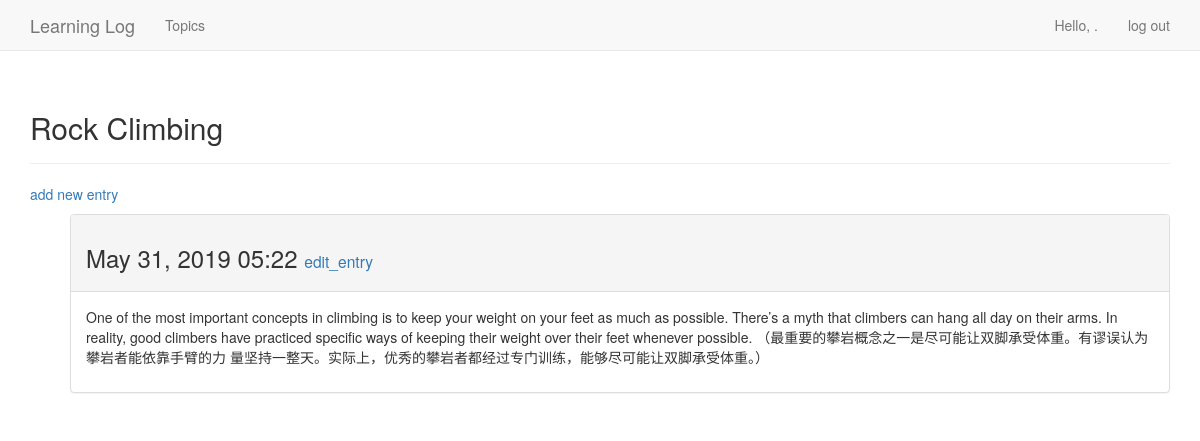
The page /topics/2/ (signed in) on the database its author committed.
### learning_logs/models.py (models this page shows, shortened)
class Topic(models.Model):
    text = models.CharField(max_length=200)
    data_added = models.DateTimeField(auto_now_add=True)
    owner = models.ForeignKey(User, on_delete=models.CASCADE)
    def __str__(self):
        return self.text

class Entry(models.Model):
    topic = models.ForeignKey(Topic, on_delete=models.CASCADE)
    text = models.TextField()
    data_added = models.DateTimeField(auto_now_add=True)
    class Meta:
        verbose_name_plural = 'entries'

### learning_logs/views.py (the view)
# urls.py: url(r'^topics/(?P<topic_id>\d+)/$', views.topic, name='topic'),
@login_required
def topic(request, topic_id):
    topic = Topic.objects.get(id=topic_id)
    if topic.owner != request.user:
        raise Http404
    entries = topic.entry_set.order_by('-data_added')  # 减号指定以降序排列
    context = {'topic': topic, 'entries': entries}
    return render(request, 'learning_logs/topic.html', context)

### learning_logs/templates/learning_logs/topic.html
{% extends "learning_logs/base.html" %}
{% block header%}
    <h2>{{topic}}</h2>
{% endblock header%}
{% block content %}
    <p>
        <a href="{% url 'learning_logs:new_entry' topic.id %}">add new entry</a>
    </p>
    <ul>
        {% for entry in entries %}
            <div class="panel panel-default">
                <div class="panel-heading">
                    <h3>
                        {{ entry.data_added|date:'M d, Y H:i'}}
                        <small>
                            <a href="{% url 'learning_logs:edit_entry' entry.id %}">edit_entry</a>
                        </small>
                    </h3>
                </div>
                <div class="panel-body">
                    {{ entry.text|linebreaks }}
                </div>
            </div>
        {% empty %}
            <li>There are no entries for this topic yet.</li>
        {% endfor %}
    </ul>
{% endblock content %}

### rows shown on the page
Topic: text "Rock Climbing"
Entry: data_added "May 31, 2019 05:22", text "One of the most important concepts in climbing is to keep your weight on your feet as much as possible. There’s a myth that climbers can hang all day on their arms. In reality, good climbers have practiced specific ways of keeping their weight over their feet whenever possible. （最重要的攀岩概念之一是尽可能让双脚承受体重。有谬误认为攀岩者能依靠手臂的力 量坚持一整天。实际上，优秀的攀岩者都经过专门训练，能够尽可能让双脚承受体重。）"
